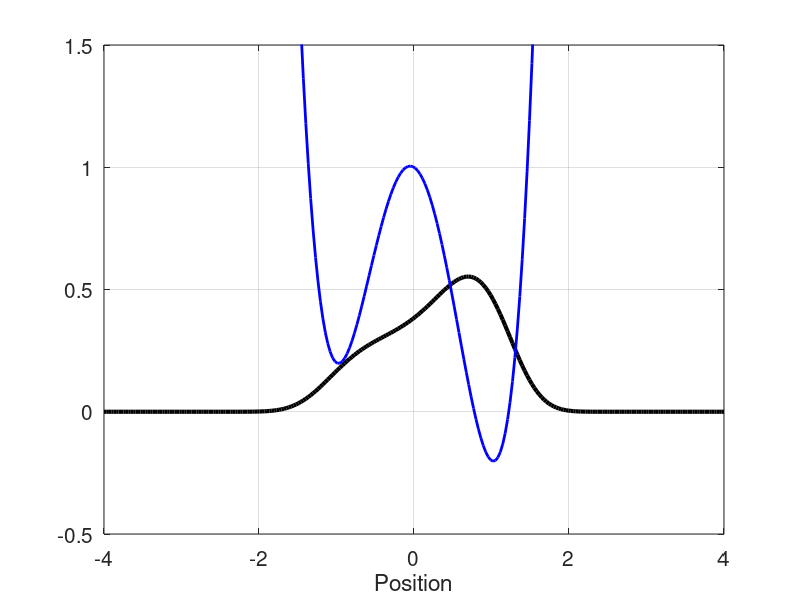

MATLAB code for this plot:
% This script aims at finding the ground state of a Hamiltonian of a 
% certain potential by means of adiabatic evolution. The system starts out 
% in the ground state of a harmonic oscillator. Then, the potential
% is gradually changed into another one - the one we wish to minimize. If 
% this is done sufficiently slowly, the system will remain in the current 
% ground state.
%
% The evolution is simulated using the split operator technique.
%
% Time inputs
% Nstep  -   the number time steps
% Ttotal -   the duration of interaction
%
% Numerical input parameters
% N     - number of grid points, should be 2^n for FFT's sake
% L     - the size of the numerical domain; it extends from -L/2 to L/2
% 
% Function inputs
% Vinit     - intial, harmonic potential
% Vfinal    - potential to be minimized
% sFunk     - time-dependent function shiftling smootly from 1 to 0
%
% Vpot, not input: sFunk(t)*Vinit(x) + (1-sFunk(t))*Vfinal(x)
%
% All input parameters are hard coded initially

% Spatial inputs
N = 256;
L = 8;

% Time inputs
Nstep  =  500;
Ttotal =  20;

% Window for plotting
W = [-4 4 -.5 1.5];

% Initial potential
Vinit = @(x) 0.5*x.^2;

% Final potential - the one we want to minimize
Vfinal = @(x) (x.^2-1).^2 - x/5;

% Transition function
sFunk = @(t) 0.5*(1 + cos(pi/Ttotal*t));

% Time-dependent Potetial
Pot = @(t,x) sFunk(t).*Vinit(x) + (1-sFunk(t)).*Vfinal(x);


% Set up the grid.
x = linspace(-L/2, L/2, N)';
h = L/(N-1);

% Set up kinetic energy matrix by means of the fast Fourier transform
k = 2*pi/(N*h)*[0:(N/2-1), (-N/2:-1)];          % Vector with k-values
% Fourier transform the identity matrix:
Tmat = fft(eye(N));
% Multiply by (ik)^2
Tmat = diag(-k.^2)*Tmat;
% Transform back to x-representation
Tmat = ifft(Tmat);
Tmat = -1/2*Tmat;            % Correct prefactor

% Time step
dt = Ttotal/Nstep;

% Initiate time
t=0;

% Initial state, ground state of the harmonic oscillator with k=1
Psi = pi^(-.25)*exp(-x.^2/2);                              

% Create plots
figure(1)
plWF = plot(x,abs(Psi).^2, 'k-', 'linewidth', 3);
hold on
plPot = plot(x, Vinit(x), 'b', 'linewidth', 2);
hold off
xlabel('Position')
set(gca, 'fontsize', 15)
grid on
axis(W)

% Half propagator for kinetic energy
UT_half = expm(-1i*Tmat*dt/2);    

% Propagate
t = 0;
while t < Ttotal
  % Half kinetic energy
  Psi = UT_half * Psi;                
  % Potential energy propagator  
  Psi = diag(exp(-1i*Pot(t,x)*dt))*Psi;
  % Half kinetic energy - again
  Psi = UT_half * Psi;
  
  % Plot propagation of wave function and pulse on the fly
  set(plWF, 'ydata', abs(Psi).^2);  
  set(plPot, 'ydata', Pot(t,x));
  drawnow
  axis(W)
  
  % Update time
  t = t+dt;
end


% Determine overlap between final state and ground state
HamFinal = Tmat + diag(Vfinal(x));          % Final Hamiltonian
[B E] = eig(HamFinal);
% Sort and normalize eigenstates
E = diag(E); [E ind] = sort(E); B = B(:, ind); B = B/sqrt(h);
% Ground state
PsiGS = B(:,1);
% Calculate overlap and write result to screen
Overlap = trapz(x, conj(PsiGS).*Psi);
Overlap = abs(Overlap)^2;
disp(['Probability to remain in the ground state: ', ...
    num2str(Overlap*100), ' %.'])
